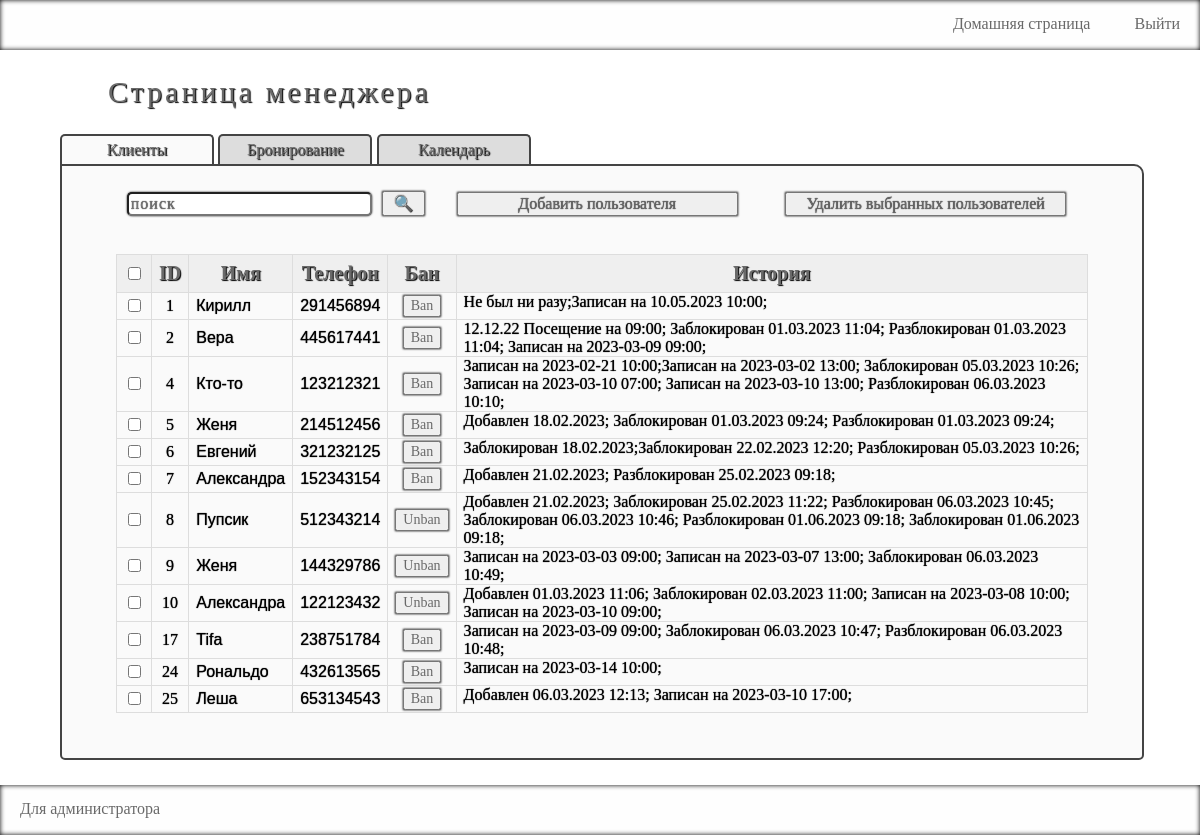
Page /home/manager/clients_table (signed in) on the earlier database version.
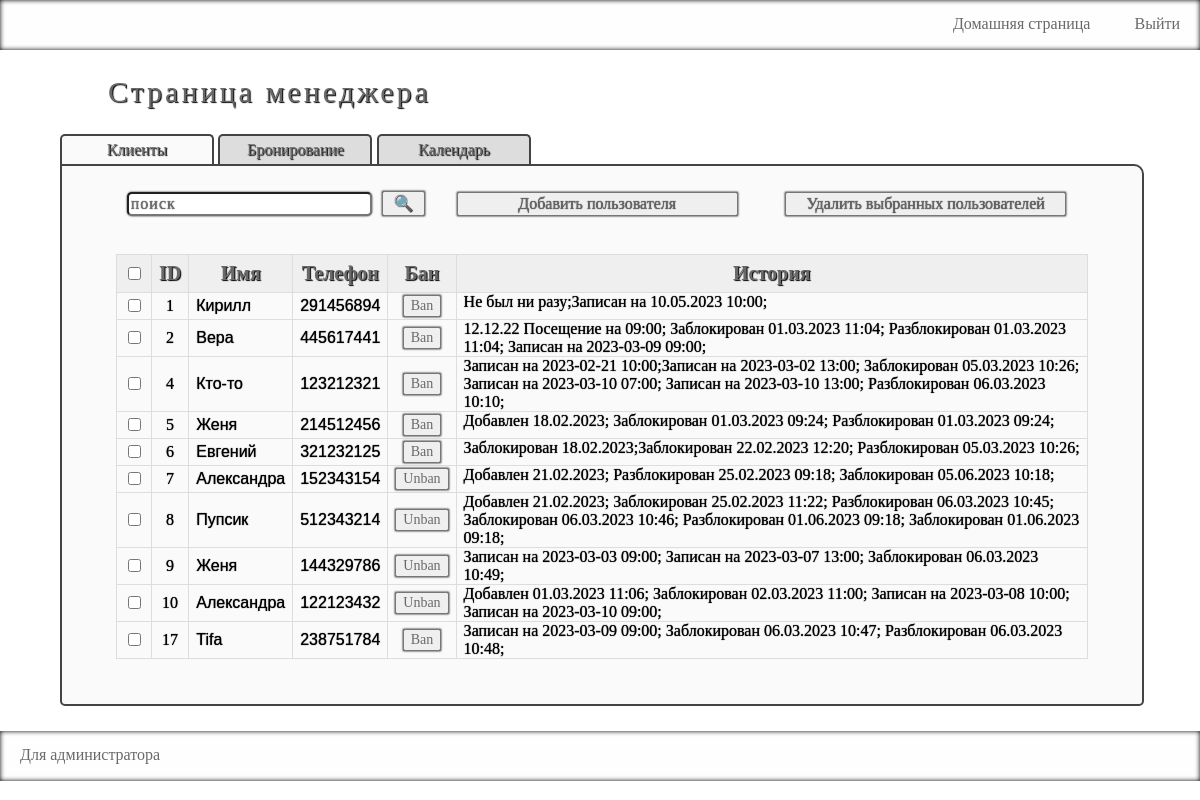
Same page on the later database version.
### client/models.py (models this page shows, shortened)
class Client(models.Model):
    name = models.CharField("Имя", max_length=20)
    phone = models.IntegerField("Телефон", unique=True)
    ban = models.BooleanField()
    history = models.TextField("История клиента", blank=True)
    class Meta:
        verbose_name = "Клиент"
        verbose_name_plural = "Клиенты"

### client/views.py (the view)
# urls.py: path('manager/clients_table', views.manager_clients_table, name="manager_clients_table"),
def manager_clients_table(request: HttpRequest) -> HttpResponse:
    if not request.user.is_authenticated:
        return redirect(manager_logged_in)
    the_tittle = "База клиентов"
    clients = Client.objects.all()
    search = request.GET.get("searchClient")
    if search is not None:
        clients = Client.objects.filter(name__icontains=search). \
            union(Client.objects.filter(phone__icontains=search)). \
            union(Client.objects.filter(history__icontains=search))
    return render(request, "client/manager_clients_table.html",
                  context={"the_tittle": the_tittle, "clients": clients, })

### client/templates/client/manager_clients_table.html (shortened to what this page needs)
{% extends 'client/manager.html' %}
{% load static %}
{% block stylelink %}
<link rel="stylesheet" href="{% static 'client/css/managerstyle.css' %}">
{% endblock %}
{% block table%}
<div class="main_manager">
    <div class="headingH1">Страница менеджера</div>
    <div class="tittleBlock" id="tittleMainBlock">Клиенты</div>
    <a href="{% url 'manager_booking_table' %}"><div class="tittleBlock">Бронирование</div></a>
    <a href="{% url 'manager_calendar' %}"><div class="tittleBlock">Календарь</div></a>
    <div id="clientsBlock">
        <input id="searchClient" name="search" placeholder="поиск" type="text"/>
        <button id="searchClientButton" onclick="toDoSearchClient()">🔍</button>
        <button id="addClientButton" onclick="changeHiddenAddClient()">Добавить пользователя</button>
        <button id="removeClientButton" onclick="removeClient()">Удалить выбранных пользователей</button>
        <br/>
        <br/>
        <table>
            <tr>
                <th> <input id="clients_choose" type="checkbox" onclick="onClickCheckClient(id)"/> </th>
                <th>ID</th>
                <th>Имя</th>
                <th>Телефон</th>
                <th>Бан</th>
                <th>История</th>
            </tr>
            {% for client in clients %}
            <tr>
                <td class="tableCheckClient">
                    <input id="{{client.phone}}" class="checkbox_client" type="checkbox"/>
                </td>
                <td class="tableIDClient">
                    {{client.id}}
                </td>
                <td class="tableNameClient">
                    <div id="table{{client.phone}}Name">{{client.name}}</div>
                </td>
                <td class="tableTelClient">
                    <div id="table{{client.phone}}Tel">{{client.phone}}</div>
                </td>
                <td class="tableBanClient">
                    <button onclick="changeBanClient({{client.phone}})">
                    {% if client.ban %}
                    Unban
                    {% else %}
                    Ban
                    {% endif %}
                    </button>
                </td>
                <td class="tableHistoryClient">
                    {{client.history}}
                </td>
            </tr>
            {% endfor %}
        </table>
    </div>
</div>
{% endblock%}

### client/templates/client/manager.html (shortened to what this page needs)
{% extends 'client/base.html' %}
{% load static %}
{% block body %}
<header>
    <nav>
        <a href="{% url 'home' %}">Домашняя страница</a>
        <a href="{% url 'manager_loging_out' %}">Выйти</a>
    </nav>
</header>
{% block table%}
{% endblock %}
<footer>
    <nav>
        <a href="/admin/">Для администратора</a>
    </nav>
</footer>
{% endblock %}

### client/templates/client/base.html (shortened to what this page needs)
<!DOCTYPE html>
{% load static %}
<html lang="en">
<head>
    <link rel="stylesheet" href="{% static 'client/css/base.css' %}">
    {% block stylelink %} {% endblock %}
</head>
<body>
    {% block body %}
    {% endblock %}
</body>
</html>

### client/static/client/css/base.css (style rules this page uses)
body, div, footer, header { font-family: Arial, serif; font-size: 16px; margin: 0; padding: 0; width: 100%; position: relative; left: 0; right: 0; top: 0; bottom: 0; }
h1, h2, h3, h4, div, p, a { margin: 0; padding: 0; }

### client/static/client/css/managerstyle.css (style rules this page uses)
header, footer { background-color: #FEFEFE; position: relative; width: 100%; height: 50px; box-shadow: inset 0 0 5px #000000; }
nav { font-family: Tahoma; color: #696969; padding: 15px 0; text-align: right; }
nav > a { padding: 0 20px; text-decoration: none; }
nav > a:link, nav > a:visited { color: #696969; }
.headingH1 { position: relative; width: 50%; left: 9%; font-family: Tahoma; font-size: 30px; color: #696969; letter-spacing: 3px; text-shadow: 1px 1px 1px #020202; padding: 25px 0; }
.tittleBlock { position: relative; display: inline-block; width: 150px; left: 5%; top: 0; background-color: #DDDDDD; border: 2px solid #444444; border-bottom: none; border-radius: 5px 5px 0 0; font-family: Tahoma; font-size: 16px; color: #696969; text-align: center; text-shadow: 1px 1px 1px #020202; padding: 5px 0; cursor: pointer; -ms-user-select: none; -moz-user-select: none; -webkit-user-select: none; user-select: none; }
#tittleMainBlock { background-color: #FAFAFA; }
#clientsBlock, #bookingBlock, #calendarBlock { position: relative; width: 90%; left: 5%; top: 0; background-color: #FAFAFA; border: 2px solid #444444; border-radius: 0 10px 5px 5px; margin: 0 0 25px 0; padding: 25px 0; }
#searchClient, #searchClientButton, #addClientButton, #removeClientButton, #searchBooking, #searchBookingButton, #addBookingButton, #removeBookingButton { position: relative; width: 26%; left: 4%; font-family: Tahoma; font-size: 16px; color: #696969; text-shadow: 0 0 1px #020202; box-shadow: 0 0 2px #000000; margin: 0 2%; }
#searchClient, #searchBooking { letter-spacing: 1px; border-radius: 5px; }
#searchClient, #searchBooking { width: 22%; }
#addClientButton, #removeClientButton, #addBookingButton, #removeBookingButton { left: -1%; }
#searchClientButton, #searchBookingButton { left: 0.5%; width: 4%; }
table { position: relative; width: 90%; left: 5%; margin: 20px 0; border: 1px solid #dddddd; border-collapse: collapse; font-family: Tahoma; }
th { background: #efefef; border: 1px solid #dddddd; padding: 7px; font-size: 20px; text-shadow: 1px 1px 1px #020202; color: #696969; cursor: pointer; }
td { border: 1px solid #dddddd; font-size: 16px; }
.tableCheckClient, .tableIDClient, .tableBanClient { vertical-align: center; text-align: center; }
.tableNameClient, .tableTelClient, .tableHistoryClient { padding: 0 7px; }
.tableIDClient, .tableNameClient > div, .tableTelClient > div, .tableHistoryClient, .tableDateBooking, .tableTimeBooking { font-size: 16px; text-shadow: 0 0 1px #020202; }
.tableBanClient { padding: 2px 7px; }
.tableBanClient > button { font-family: Tahoma; font-size: 14px; color: #696969; box-shadow: 0 0 2px #000000; }
.tableHistoryClient { vertical-align: top; text-align: left; }
footer > nav { text-align: left; }

Differences in the rows shown:
removed Client: id "24", name "Рональдо", phone "432613565", ban "Ban", history "Записан на 2023-03-14 10:00;"
removed Client: id "25", name "Леша", phone "653134543", ban "Ban", history "Добавлен 06.03.2023 12:13; Записан на 2023-03-10 17:00;"
changed Client id 7: history "Добавлен 21.02.2023; Разблокирован 25.02.2023 09:18;" → "Добавлен 21.02.2023; Разблокирован 25.02.2023 09:18; Заблокирован 05.06.2023 10:18;"; ban "Ban" → "Unban"
